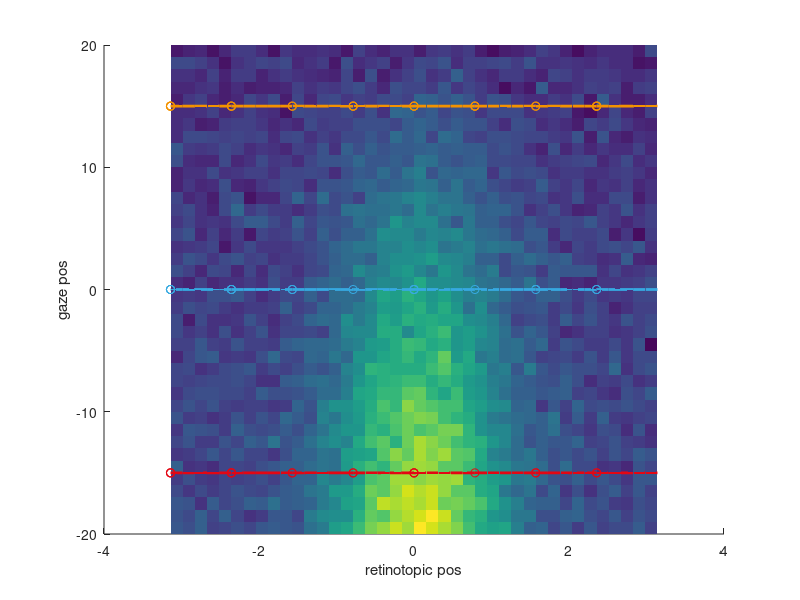
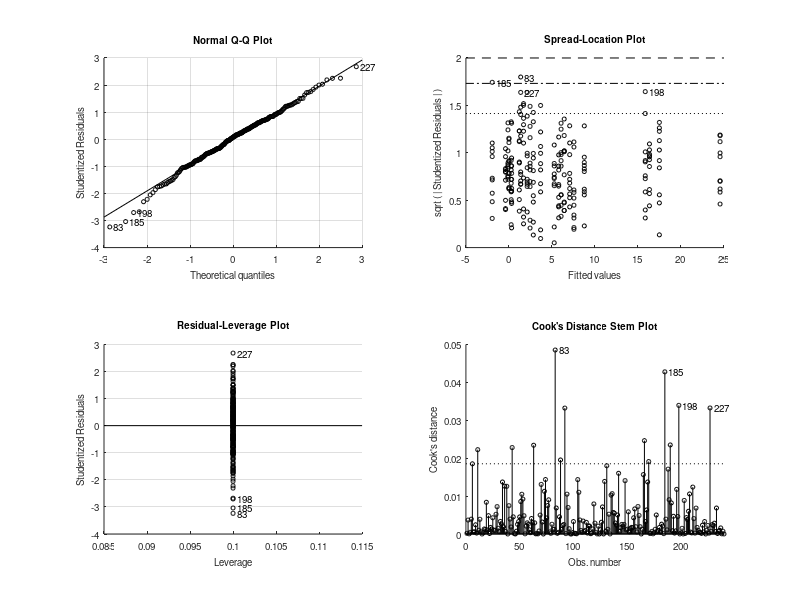

MATLAB code to generate these figures, in order: (Note: this script raises an error after producing the figures.)
function testsim_gain_field_dPulv2017(modulation_type)

if nargin < 1,
    modulation_type = 'linear_gain';
end
% see also testsim_lip_activity_profile

Noise		= 5;	% Firing rate noise
n_trials_per_cond = 10;

%
bootstrap_method='hierarchical';

% retinotopic Gaussian RF

Center              = 0;	% deg
Amplitude           = 35;	% spikes/s, RF response peak
UnmodulatedFR       = 5;	% spikes/s, ongoing/unmodulated firing
Sigma               = pi/4;	% tuning width
target_positions    = [-pi -pi*3/4 -pi/2 -pi/4 0 pi/4 pi/2 pi*3/4]; % retinotopic position
gaze_positions      = [-15 0 15];
retpos_continous	= -pi:pi/20:pi; % retinotopic position
gazepos_continous	= -20:20;       % gaze position

R		= 1/(sqrt(2*pi)*Sigma)*exp(-(retpos_continous - Center).^2/(2*Sigma^2)); % Gaussian RF profile
% R		= ones(size(retpos)); % no target position modulation
R		= UnmodulatedFR + R/max(R)*Amplitude;

n_trials_per_gaze=numel(target_positions)*n_trials_per_cond;

% target_positions2D_a =  [10    5 0  -5 -10  -5  0   5];
% target_positions2D_b =  [0.001 5 10 5 0.001 -5 -10 -5];
% target_positions2D = complex(target_positions2D_a,target_positions2D_b); % for MANOVA1 analysis


gaze_col = {'r' 'g' 'b'};

gaze_col_rgb = [227 6 19; 54 169 225; 243 146 0]/255;

% some additional comments to be detected in GitHub

switch modulation_type % eye position modulation type
    
    case 'linear_gain' %
        
        % E = interp1([gazepos(1) gazepos(end)],[-10 10],gazepos); % Gaze effect: leads to "loss" of main target effect
        % E = interp1([gazepos(1) 0 gazepos(end)],[10 0 10],gazepos); % Gaze effect: bidirectinal increase from center
        E = interp1([gazepos_continous(1) gazepos_continous(end)],[0.7 0],gazepos_continous); % Gaze effect: standard monotonic unidirectional
        % E = interp1([gazepos(1) gazepos(end)],[1 0.3],gazepos); % For CNL evaluatiom poster
        for k = 1:n_trials_per_cond
            FR(:,:,k) = E'*R + Noise*randn(length(gazepos_continous),length(retpos_continous)); % one trial
        end
        
    case 'linear_addition'
        E = interp1([gazepos_continous(1) gazepos_continous(end)],[10 0],gazepos_continous); % Gaze effect
        for k = 1:n_trials_per_cond
            FR(:,:,k) = 1*ones(size(gazepos_continous))'*R + 1*E'*ones(size(retpos_continous)) + Noise*randn(length(gazepos_continous),length(retpos_continous)); % one trial
        end
end

for g = 1:length(gaze_positions)
    col=gaze_col_rgb(g,:);
    gazepos_idx = find(gazepos_continous == gaze_positions(g));
    for t=1:length(target_positions)
        retpos_idx = find(retpos_continous == target_positions(t));
        for k = 1:1:n_trials_per_cond
            FRtarget(t,g,k) = FR(gazepos_idx,retpos_idx,k);
        end
    end
end

t_anova	= repmat(target_positions',[1,size(FRtarget,2),size(FRtarget,3)]);
g_anova	= repmat(gaze_positions,[size(FRtarget,1),1,size(FRtarget,3)]);


FRmean = mean(FR,3);
%FRmean = 1*ones(size(gazepos))'*R + 1*E'*ones(size(retpos)); % For CNL evaluatiom poster

% Plotting
figure;
surface(retpos_continous,gazepos_continous,FRmean); shading flat; hold on;
for g=1:numel(gaze_positions)
    plot3(retpos_continous,gaze_positions(g)*ones(size(retpos_continous)),FRmean(gazepos_continous == gaze_positions(g),:),'Color',gaze_col_rgb(g,:),'LineWidth',2);
    plot3(reshape(t_anova(:,g,:),1,n_trials_per_gaze),reshape(g_anova(:,g,:),1,n_trials_per_gaze),reshape(FRtarget(:,g,:),1,n_trials_per_gaze),'o','Color',gaze_col_rgb(g,:));
end
xlabel('retinotopic pos');
ylabel('gaze pos');



% von mises
F = @(a,x) a(3)+a(1)*exp(cos(x-a(2))*a(4))*exp(a(4)*-1);
opts = optimset('lsqcurvefit');
opts.Display='off';

% ANOVA
%FRtarget4ANOVA	= FRtarget(:);t_anova=t_anova(:); g_anova=g_anova(:);


pct1 = 100*0.05/2; % alpha 0.05
pct2 = 100-pct1;
Positions=t_anova(:);
angles=Positions;
Gazes=g_anova(:);
FR_vectors=FRtarget(:).*exp(1i*Positions);
unique_positions=unique(Positions);
unique_lines_effector=numel(unique(Gazes));
FRs=FRtarget(:);
[p,table,stats,terms] = anovan(FRs,[Positions Gazes],'model','full','varnames',{'target' 'gaze'});
% c = multcompare(stats)

if 0 % one-way vs two-way ANOVA on gaze
    % the question here if presence of another factor (target position) affects the first factor, e.g. in the initial fixation period
    % for this, we should remove the the effect of target position from the simulation, set "no target position modulation" above
    [p,table,stats,terms] = anovan(FRtarget(:),g_anova(:),'model','full','varnames',{'gaze'});
    
    
end % of one-way vs two-way ANOVA on gaze


if 0 % MANOVA1, I do not think it is an appropriate test to detect gain field or a shift in a RF, due to huge variance
    % (but we use some of the code for the bootstrp (see next case))
    
    FRtarget4MANOVA1 = [];
    FRtarget4BOOTCI  = [];
    FRpositions4MANOVA1=[];
    FR4BOOTCI	 = [];
    
    gaze_pos4MANOVA1 = [];
    figure;
    
    
    for g = 1:length(gaze_positions)
        for t=1:length(target_positions)-1,
            
            FRtarget4MANOVA1_ = squeeze(FRtarget(t,g,:))*target_positions2D(t)/abs(target_positions2D(t)); % original Lukas formulation
            FRpositions4MANOVA1_ = repmat([target_positions2D(t) gaze_positions(g)],numel(FRtarget4MANOVA1_),1); % original Lukas formulation
            
            plot(FRtarget4MANOVA1_,'.','Color',gaze_col_rgb(g,:)); hold on;
            
            % FOR ANOVA
            FRtarget4MANOVA1	= [FRtarget4MANOVA1; [real(FRtarget4MANOVA1_) imag(FRtarget4MANOVA1_)]];
            gaze_pos4MANOVA1	= [gaze_pos4MANOVA1; g*ones(n_trials_per_cond,1)];
            % FOR BOOTCI
            FRpositions4MANOVA1     = [	FRpositions4MANOVA1;FRpositions4MANOVA1_];
            FRtarget4BOOTCI         = [FRtarget4BOOTCI; FRtarget4MANOVA1_];
            
            % here we define the indexes that later are used to do hierarchical bootstraping
            indexes_per_position{g,t}=find(FRpositions4MANOVA1(:,1)==target_positions2D(t) & FRpositions4MANOVA1(:,2)==gaze_positions(g));
        end
        plot(mean(FRtarget4MANOVA1(gaze_pos4MANOVA1==g,1)), mean(FRtarget4MANOVA1(gaze_pos4MANOVA1==g,2)),'*','Color',gaze_col_rgb(g,:)); % vector mean
        
    end
    axis equal
    % plot(FRtarget4MANOVA1(:,1), FRtarget4MANOVA1(:,2),'.');
    
    % [D, p] = manova1(FRtarget4MANOVA1,gaze_pos4MANOVA1) % see testsim_manova1.m
    
end % of MANOVA1

if 1 % test gain field via bootstrap - on trial-by-trial FR vectors per target in a complex 2D space, abs and angle, NEEDS FRtarget4BOOTCI
    n_iterations_bootstrap = 1000;
    
    LB=double([0                 -pi    min(FRs)        1/pi]); %% Amplitude Direction Baseline Width
    UB=double([max([FRs;1])*1.3  pi     max([FRs;1])    10000]);%% Amplitude Direction Baseline Width
    X0=double([max(FRs)          0      min(FRs)        4/pi]); %% Amplitude Direction Baseline Width
    for lin = 1:max(unique_lines_effector)
        tr=Gazes'==gaze_positions(lin);
        mean_FR_angle=angle(mean(FR_vectors(tr)));
        %FRtarget4BOOTCI_ = FRtarget4BOOTCI(gaze_pos4MANOVA1==lin);
        
        %% bootstrapping
        n_samples_per_bootstrap=NaN;
        for p=1:numel(unique_positions)
            idexes_per_position{p}=find(Positions==unique_positions(p) & tr');
            FR_vector_per_position(p)=nanmean(FR_vectors(idexes_per_position{p}));
            n_samples_per_bootstrap=min([n_samples_per_bootstrap, numel(idexes_per_position{p})]);
        end
        
        if n_samples_per_bootstrap>=1%here should actually be 5!?
            for k=1:n_iterations_bootstrap
                idx_idx=cellfun(@(x) x(randsample(numel(x),10,true)),idexes_per_position,'Uniformoutput',false);
                idx_idx=[idx_idx{:}];
                bootstat(k,:)=[abs(nansum(FR_vectors(idx_idx(:)))/size(idx_idx,1)) angle(nansum(FR_vectors(idx_idx(:))/size(idx_idx,1))) 0 pi/4];
                bootstat_fit(k,:)=lsqcurvefit(F,double(X0),double(angles(idx_idx(:))),double(FRs(idx_idx(:))),LB,UB,opts);
            end
        else
            bootstat=single(NaN(n_iterations_bootstrap,4));
        end
        
        bootstat(:,2) = mod(bootstat(:,2)-mean_FR_angle+5*pi,2*pi)-pi+mean_FR_angle; % shift so CIs are around the mean
        bootstraped(lin).CI_amp   = [prctile(bootstat(:,1),pct1,1) nanmean(bootstat(:,1)) prctile(bootstat(:,1),pct2,1)];
        bootstraped(lin).CI_angle = [prctile(bootstat(:,2),pct1,1) nanmean(bootstat(:,2)) prctile(bootstat(:,2),pct2,1)];
        bootstraped(lin).CI_base  = [prctile(bootstat_fit(:,3),pct1,1) nanmean(bootstat_fit(:,3)) prctile(bootstat_fit(:,3),pct2,1)];
        bootstraped(lin).CI_kappa = [prctile(bootstat_fit(:,4),pct1,1) nanmean(bootstat_fit(:,4)) prctile(bootstat_fit(:,4),pct2,1)];
        
        bootstraped(lin).FR_vectors                 = bootstat(:,1).*exp(1i*bootstat(:,2));
        bootstraped(lin).mean_FR_vector             = nanmean(bootstraped(lin).FR_vectors);
        bootstraped(lin).original_mean_FR_vector    = nansum(FR_vector_per_position);
        % for plotting
        bootstraped(lin).mean_amp   = nanmean(bootstat(:,1));
        bootstraped(lin).mean_angle = mean(bootstat(:,2));
        bootstraped(lin).mean_base  = mean(bootstat_fit(:,3));
        bootstraped(lin).mean_kappa = mean(bootstat_fit(:,4));
        % for CIs
        bootstraped(lin).raw_amp   = bootstat(:,1);
        bootstraped(lin).raw_angle = bootstat(:,2);
        bootstraped(lin).raw_base  = bootstat_fit(:,3);
        bootstraped(lin).raw_kappa = bootstat_fit(:,4);
        
        %
        %         bootstat1 = bootstat(:,1);
        %         bootstat2 = bootstat(:,2);
        %         % bootstat2 = unwrap(bootstat2); % not working well in real life examples, according to Lukas
        %         mean_FR_angle = angle(mean(FRtarget4BOOTCI_));
        %         bootstat2 =  mod(bootstat(:,2)-mean_FR_angle+5*pi,2*pi)-pi+mean_FR_angle; % Lukas
        %
        %         pct1 = 100*0.05/2; % alpha 0.05
        %         pct2 = 100-pct1;
        %
        %         lower = prctile(bootstat1,pct1,1);
        %         upper = prctile(bootstat1,pct2,1);
        %         ci1 =[lower;upper];
        %         CI1(:,g) = ci1;
        %         meanBS1(g) = mean(bootstat1);
        %         BOOTSTAT1(:,g) = bootstat1;
        %
        %         lower = prctile(bootstat2,pct1,1);
        %         upper = prctile(bootstat2,pct2,1);
        %         ci2 =[lower;upper];
        %         CI2(:,g) = ci2;
        %         meanBS2(g) = mean(bootstat2);
        %
        %         subplot(1,2,1)
        %
        %         hp = polar([meanBS2(g) meanBS2(g)],[ci1(1) ci1(2)]); set(hp,'Color',gaze_col_rgb(g,:),'LineWidth',2); hold on;
        %
        %         th = linspace( ci2(1), ci2(2), 10);
        %         hp = polar(th,meanBS1(g)*ones(size(th)),[gaze_col{g}]); set(hp,'Color',gaze_col_rgb(g,:),'LineWidth',2);
        %         polar(angle(mean(FRtarget4BOOTCI_)),abs(mean(FRtarget4BOOTCI_)),'ko'); hold on
        %         polar(meanBS2(g),meanBS1(g),'kx');
        %
        %         subplot(1,2,2);
        %         hp = polar(bootstat2,bootstat1,[gaze_col{g} '.']); hold on
        %         set(hp,'Color',gaze_col_rgb(g,:));
        %
        
    end
    
    %% significance with CI overlap
    CI1=vertcat(bootstraped.CI_amp);
    Lower_bound=CI1(:,1);
    Mean_values=CI1(:,2);
    Upper_bound=CI1(:,3);
    %sign_diff = ~(bsxfun( @le, Lower_bound, Mean_values' ) & bsxfun( @ge, Upper_bound, Mean_values' ));
    sign_diff = ~(bsxfun( @le, Lower_bound, Upper_bound' ) & bsxfun( @ge, Upper_bound, Lower_bound' ));
    significant_gain1=any(any(sign_diff));
    
    for c_s=1:numel(bootstraped)+1 %% shifting always one by 2 pi to find overlaps around 0
        CI1=vertcat(bootstraped.CI_angle);
        if c_s<numel(bootstraped)
            CI1(c_s,:)= CI1(c_s,:)+2*pi;
        end
        Lower_bound=CI1(:,1);
        Mean_values=CI1(:,2);
        Upper_bound=CI1(:,3);
        %sign_diff = ~(bsxfun( @le, Lower_bound, Mean_values' ) & bsxfun( @ge, Upper_bound, Mean_values' ));
        sign_diff = ~(bsxfun( @le, Lower_bound, Upper_bound' ) & bsxfun( @ge, Upper_bound, Lower_bound' ));
        %
        significant_shift(c_s)=any(any(sign_diff));
    end
    significant_shift1=all(significant_shift); % only true if CIs are not overlapping for any 2*pi shift
    
    %% significance with CIs of differences
    temp1=true(numel(bootstraped));
    [temp2 temp3]=ind2sub(size(temp1),find(temp1));
    comparison_matrix=[temp2(temp2<temp3) temp3(temp2<temp3)];
    for c_s=1:size(comparison_matrix,1) %% shifting always one by 2 pi to find overlaps around 0
        tt=bootstraped(comparison_matrix(c_s,1)).raw_amp-bootstraped(comparison_matrix(c_s,2)).raw_amp;
        CI1_diff(c_s,:)=[prctile(tt,pct1,1) prctile(tt,pct2,1)];
        
        tt=bootstraped(comparison_matrix(c_s,1)).raw_angle-bootstraped(comparison_matrix(c_s,2)).raw_angle;
        %tt=[tt tt+pi tt-pi tt+2*pi tt-2*pi tt*3+pi tt-3*pi tt+4*pi tt-4*pi];
        tt=[tt tt+2*pi tt-2*pi tt+4*pi tt-4*pi];% ti ti+2*pi ti-2+pi ti+4*pi ti-4*pi];
        [~,totest_for_CI_indexes]=min(abs(tt),[],2);
        tt=tt(sub2ind(size(tt),1:size(tt,1),totest_for_CI_indexes'))';
        CI2_diff(c_s,:)=[prctile(tt,pct1,1) prctile(tt,pct2,1)];
    end
    significant_gain2=any(CI1_diff(:,1)>0 | CI1_diff(:,2)<0);
    significant_shift2=any(CI2_diff(:,1)>0 | CI2_diff(:,2)<0);
    
    
    
    
    %
    %     % test significance
    %
    %     BOOTSTAT_DIFF(:,1) = BOOTSTAT1(:,1) - BOOTSTAT1(:,2);
    %     BOOTSTAT_DIFF(:,2) = BOOTSTAT1(:,1) - BOOTSTAT1(:,3);
    %     BOOTSTAT_DIFF(:,3) = BOOTSTAT1(:,2) - BOOTSTAT1(:,3);
    %
    %     H = 0;
    %
    %     for k = 1:3, % 3 pair combinations
    %
    %         ci_l = prctile(BOOTSTAT_DIFF(:,k),pct1,1);
    %         ci_u = prctile(BOOTSTAT_DIFF(:,k),pct2,1);
    %         ci_diff =[ci_l;ci_u];
    %
    %         if ci_diff(1)>0 || ci_diff(2)<0;
    %             H = 1;
    %         end
    %
    %     end
    %    decision = {'not significant','significant'};
    
    figure_handle=figure;
    linespec.visible='off';
    markersize=20;
    max_FR_vector=max(abs(vertcat(bootstraped.FR_vectors)));
    polar(0, max_FR_vector,linespec);
    hold on
    for lin=1:max(unique_lines_effector)
        scatter(real([bootstraped(lin).FR_vectors]),imag([bootstraped(lin).FR_vectors]),5,gaze_col_rgb(lin,:));
        FR_vector=bootstraped(lin).mean_FR_vector;
        original_FR_vector=bootstraped(lin).original_mean_FR_vector;
        FR_Amp_CI=bootstraped(lin).CI_amp([1,end])*FR_vector/abs(FR_vector);
        FR_Ang_CI=exp(1i*bootstraped(lin).CI_angle)*abs(FR_vector);
        FR_Ang_CI_rad=exp(1i*[bootstraped(lin).CI_angle(1):pi/100:bootstraped(lin).CI_angle(end) bootstraped(lin).CI_angle(end)])*abs(FR_vector);
        plot(real(original_FR_vector),imag(original_FR_vector),'h','markersize',markersize,'markeredgecolor','k','color',gaze_col_rgb(lin,:),'Markerfacecolor',gaze_col_rgb(lin,:));
        plot(real(FR_vector),imag(FR_vector),'s','markersize',markersize,'markeredgecolor','k','color',gaze_col_rgb(lin,:),'Markerfacecolor',gaze_col_rgb(lin,:));
        plot(real(FR_Amp_CI),imag(FR_Amp_CI),'d-','linewidth',3,'markersize',markersize,'markeredgecolor','k','color',gaze_col_rgb(lin,:));
        %plot(real(bootstraped(lin).CI_amp(2)*FR_vector),imag(bootstraped(lin).CI_amp(2)*FR_vector),'d','color',gaze_col_rgb(lin,:));
        plot(real(FR_Ang_CI(1)),imag(FR_Ang_CI(1)),'d','linewidth',3,'markersize',markersize,'markeredgecolor','k','color',gaze_col_rgb(lin,:));
        plot(real(FR_Ang_CI(end)),imag(FR_Ang_CI(end)),'d','linewidth',3,'markersize',markersize,'markeredgecolor','k','color',gaze_col_rgb(lin,:));
        line([real(FR_Ang_CI_rad)],[imag(FR_Ang_CI_rad)],'linewidth',3,'color',gaze_col_rgb(lin,:))
    end
    
    title(num2str([significant_gain1 significant_shift1 significant_gain2 significant_shift2]));
    
    
    
end % of if test gain field via bootstrap - on trial-by-trial FR vectors in 2D space

if 0 % test gain field via bootstrap - simple example on mean FR in each gaze position
    figure
    for g = 1:length(gaze_positions)
        FR = reshape(squeeze(FRtarget(:,g,:)),n_trials_per_cond*length(target_positions),1);
        meanFR = mean(FR);
        fun = @(x)mean(x);
        
        [ci,bootstat] = bootci(500, fun, FR);
        
        CI(:,g) = ci;
        meanBS(g) = mean(bootstat);
        plot(g,meanFR,'ko'); hold on
        plot(g,meanBS(g),'r.');
        plot(g,ci,'rs');
    end
    
end % of if test gain field via bootstrap - simple example on mean FR in each gaze position

if 0 % Test different ANOVA variants
    % 3 gaze positions, 2 or 3 targets, 10 trials
    
    Noise			= 1;	% Firing rate noise
    n_trials_per_cond	= 10;
    
    % variant 1: no main effects, only interaction
    FRtarget4ANOVA = repmat(reshape([	10 0
        0 10
        5 5],6,1),n_trials_per_cond,1) + Noise*randn(3*2*10,1);
    target_pos	= repmat([1;1;1;2;2;2],n_trials_per_cond,1);
    gaze_pos	= repmat([1;2;3;1;2;3],n_trials_per_cond,1);
    [p,table,stats,terms] = anovan(FRtarget4ANOVA,[target_pos gaze_pos],'model','full','varnames',{'target' 'gaze'});
    
    % variant 2: no main effects, only interaction
    FRtarget4ANOVA = repmat(reshape([	0 10
        5 5
        10 0],6,1),n_trials_per_cond,1) + Noise*randn(3*2*10,1);
    target_pos	= repmat([1;1;1;2;2;2],n_trials_per_cond,1);
    gaze_pos	= repmat([1;2;3;1;2;3],n_trials_per_cond,1);
    [p,table,stats,terms] = anovan(FRtarget4ANOVA,[target_pos gaze_pos],'model','full','varnames',{'target' 'gaze'});
    
    % variant 3: target effect and interaction
    FRtarget4ANOVA = repmat(reshape([	0 10 40
        5 15 30
        10 20 20],9,1),n_trials_per_cond,1) + Noise*randn(3*3*10,1);
    target_pos	= repmat([1;1;1;2;2;2;3;3;3],n_trials_per_cond,1);
    gaze_pos	= repmat([1;2;3;1;2;3;1;2;3],n_trials_per_cond,1);
    [p,table,stats,terms] = anovan(FRtarget4ANOVA,[target_pos gaze_pos],'model','full','varnames',{'target' 'gaze'});
    
end % of Test different ANOVA variants
